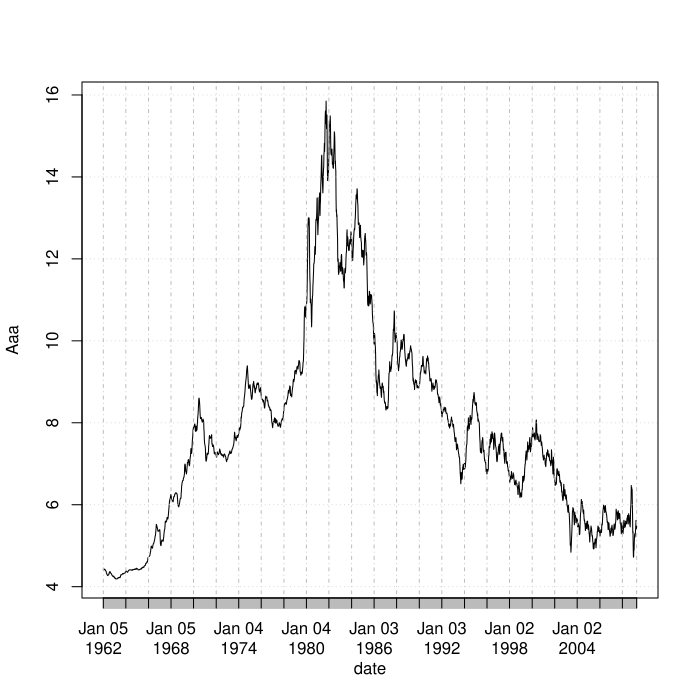

R code for this plot:
#
# Copyright (c) 2015 by Yuchao Zhao, Xiaoye Meng.
#
# This program is free software: you can redistribute it and/or modify
# it under the terms of the GNU General Public License as published by
# the Free Software Foundation, either version 3 of the License, or
# (at your option) any later version.
#
# This program is distributed in the hope that it will be useful,
# but WITHOUT ANY WARRANTY; without even the implied warranty of
# MERCHANTABILITY or FITNESS FOR A PARTICULAR PURPOSE.  See the
# GNU General Public License for more details.
#
# You should have received a copy of the GNU General Public License
# along with this program.  If not, see <http://www.gnu.org/licenses/>.
#

require(xts)

da = read.table("data/w-Aaa.txt", header = F)
Aaa = da[, 4]
plot(xts(Aaa, order.by = as.Date(paste(da[, 1], da[, 2], da[, 3], sep = '-'))),
	type = 'l', main = '', xlab = 'date', ylab = 'Aaa')
cat("order =", ar(diff(Aaa), method = 'mle')$order, "\n")
m1 = arima(Aaa, order = c(9, 1, 0))
m1
par(mfrow = c(2, 1))
acf(diff(Aaa))
pacf(diff(Aaa))
m2 = arima(Aaa, order = c(2, 1, 3))
m2
Box.test(m2$residuals, lag = 10, type = 'Ljung')
